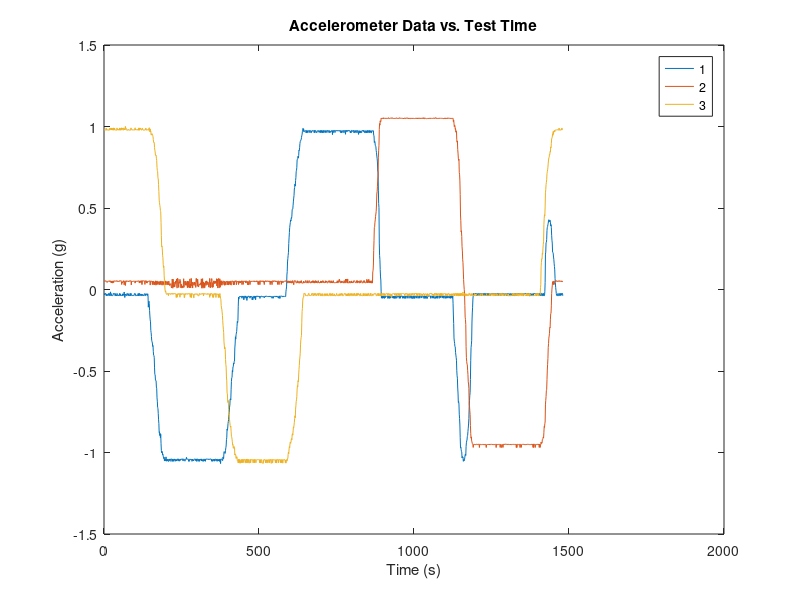

This figure's MATLAB source: (Note: this script raises an error after producing the figure.)
%% IMU Calibration

% Import Log File from test. 

test_data1 = csvread('GSDataLog(Test1).csv',3,5);
test_data2 = csvread('GSDataLog2(Test1).csv',3,5);

%% 3-axis accelerometer
% To calibrate the 3-axis accelerometer, use the 3-axis rotation table to
% conduct a tumble test. The table is rotated on all 6 sides (positive and
% negative of each axis) and rests for 45 seconds each side.

% Description of Test Configurations in Desired Executed Order:
% 1: 0 degrees on all axes (+Z)
% 2: 90 degrees around axis 2 (-X)
% 3: 180 degrees around axis 2 (-Z)
% 4: 270 degrees around axis 2 (+X)
% 5: 90 degrees around axis 1, 90 degrees around axis 2 (-Y)
% 6: 270 degrees around axis 1, 90 degrees around axis 2 (+Y)

A_xyz = test_data1(:,1:3);
% [g's] platform orientation in g's on RPY axes

% Plot accel data, input from user to begin data processing
plot(A_xyz)
hold on
legend('1','2','3')
title('Accelerometer Data vs. Test Time')
xlabel('Time (s)')
ylabel('Acceleration (g)')

disp('Input a row vector of the start and end times marking each test leg.')
disp('[SP3 EP3 SN1 EN1 SN3 EN3 SP1 EP1 SN2 EN2 SP2 EP2]')
disp('Select time values as close to the ends of each segment as possible')
disp('')

Time_Indices = input('Your input from analyzing the graph in Fig. 1: ');

% Begin Calibration calculations.

fapz = mean(A_xyz(Time_Indices(1:2),3));
fanz = mean(A_xyz(Time_Indices(5:6),3));

fapx = mean(A_xyz(Time_Indices(7:8),1));
fanx = mean(A_xyz(Time_Indices(3:4),1));

fapy = mean(A_xyz(Time_Indices(11:12),2));
fany = mean(A_xyz(Time_Indices(9:10),2));

faxpz = mean(A_xyz(Time_Indices(1:2),1)); 
faxnz = mean(A_xyz(Time_Indices(5:6),1));

faypz = mean(A_xyz(Time_Indices(1:2),2)); 
faynz = mean(A_xyz(Time_Indices(5:6),2));

faxpy = mean(A_xyz(Time_Indices(11:12),1));
faxny = mean(A_xyz(Time_Indices(9:10),1));

fazpy = mean(A_xyz(Time_Indices(11:12),3));
fazny = mean(A_xyz(Time_Indices(9:10),3));

faypx = mean(A_xyz(Time_Indices(7:8),2));
faynx = mean(A_xyz(Time_Indices(3:4),2));

fazpx = mean(A_xyz(Time_Indices(7:8),3));
faznx = mean(A_xyz(Time_Indices(3:4),3));


% Begin Bias calculations.

baz = 1/2*(fapz+fanz);
bax = 1/2*(fapx+fanx);
bay = 1/2*(fapy+fany);

ba = [bax;bay;baz]

% Begin Scale Factor calculations.

saz = 1/(2*9.807)*(fapz-fanz)-1;
sax = 1/(2*9.807)*(fapx-fanx)-1;
say = 1/(2*9.807)*(fapy-fany)-1;

% Begin Misalignment calculations  

maxz = 1/(2*9.807)*(faxpz-faxnz);
mayz = 1/(2*9.807)*(faypz-faynz);

maxy = 1/(2*9.807)*(faxpy-faxny);
mazy = 1/(2*9.807)*(fazpy-fazny);

mayx = 1/(2*9.807)*(faypx-faynx);
mazx = 1/(2*9.807)*(fazpx-faznx);

% Accelerometer Calibration Calculation

Ma = [ sax, maxy, maxz;...
      mayx,  say, mayx;...
      mazx, mazy,  saz]

A_xyz_CAL = zeros(size(A_xyz));

for i = 1:size(test_data1,1);
    
    A_xyz_CAL(i,:) = transpose(inv(eye(3)+Ma)*(A_xyz(i,:)'-[bax;bay;baz]));
    
end

%% 3-axis Gyroscope Calibration

% To calibrate the 3-axis gyroscope, use the 3-axis rotation table to
% conduct a tumble test. The table is rotated at a constant rate around 
% all 6 axes (positive and negative of each axis) for 45 seconds each side.

% Description of Test Configurations in Desired Executed Order:
% 1: positive, CCW rotation around axis 1 (+Z)
% 2: negative, CW rotation around axis 1 (-Z)
% 3: positive, CCW rotation around axis 2 with axis 1 at 0 degrees (+Y)
% 4: negative, CW rotation around axis 2 with axis 1 at 0 degrees (-Y)
% 5: positive, CCW rotation around axis 2 with axis 1 at 90 degrees (+X)
% 6: negative, CW rotation around axis 2 with axis 1 at 90 degrees (-X)

W_xyz = test_data2(:,4:6);
% [deg/s] platform rotation rate in deg/s around XYZ axes
    
% Plot gyro data, input from user to begin data processing
figure
plot(W_xyz)
hold on
legend('1','2','3')
title('Gyroscope Data vs. Test Time')
xlabel('Time (s)')
ylabel('Angular Rotation (\circ / s)')

disp('Input a row vector of the start and end times marking each test leg.')
disp('[SP3 EP3 SN3 EN3 SP2 EP2 SN2 EN2 SP1 EP1 SN1 EN1]')
disp('Select time values as close to the ends of each segment as possible')
disp('')

Time_Indices = input('Your input from analyzing the graph in Fig. 2: ');

% Begin Calibration calculations.

fgpz = mean(W_xyz(Time_Indices(1:2),3));
fgnz = mean(W_xyz(Time_Indices(3:4),3));

fgpy = mean(W_xyz(Time_Indices(5:6),2));
fgny = mean(W_xyz(Time_Indices(7:8),2));

fgpx = mean(W_xyz(Time_Indices(9:10),1));
fgnx = mean(W_xyz(Time_Indices(11:12),1));

fgxpz = mean(W_xyz(Time_Indices(1:2),1)); 
fgxnz = mean(W_xyz(Time_Indices(3:4),1));

fgypz = mean(W_xyz(Time_Indices(1:2),2)); 
fgynz = mean(W_xyz(Time_Indices(3:4),2));

fgxpy = mean(W_xyz(Time_Indices(5:6),1));
fgxny = mean(W_xyz(Time_Indices(7:8),1));

fgzpy = mean(W_xyz(Time_Indices(5:6),3));
fgzny = mean(W_xyz(Time_Indices(7:8),3));

fgypx = mean(W_xyz(Time_Indices(9:10),2));
fgynx = mean(W_xyz(Time_Indices(11:12),2));

fgzpx = mean(W_xyz(Time_Indices(9:10),3));
fgznx = mean(W_xyz(Time_Indices(11:12),3));


% Begin Bias calculations.

bgz = 1/2*(fgpz+fgnz);
bgx = 1/2*(fgpx+fgnx);
bgy = 1/2*(fgpy+fgny);

bg = [bgx;bgy;bgz]

% Begin Scale Factor calculations.

sgz = 1/(2*9.807)*(fgpz-fgnz)-1;
sgx = 1/(2*9.807)*(fgpx-fgnx)-1;
sgy = 1/(2*9.807)*(fgpy-fgny)-1;

% Begin Misalignment calculations  

mgxz = 1/(2*9.807)*(fgxpz-fgxnz);
mgyz = 1/(2*9.807)*(fgypz-fgynz);

mgxy = 1/(2*9.807)*(fgxpy-fgxny);
mgzy = 1/(2*9.807)*(fgzpy-fgzny);

mgyx = 1/(2*9.807)*(fgypx-fgynx);
mgzx = 1/(2*9.807)*(fgzpx-fgznx);

% Gyroscope Calibration Calculation

Mg = [ sgx, mgxy, mgxz;...
      mgyx,  sgy, mgyx;...
      mgzx, mgzy,  sgz]
    

W_xyz_CAL = zeros(size(W_xyz));

for i = 1:size(test_data2,1);
    
    W_xyz_CAL(i,:) = transpose(inv(eye(3)+Mg)*(W_xyz(i,:)'-[bgx;bgy;bgz]));
    
end    
